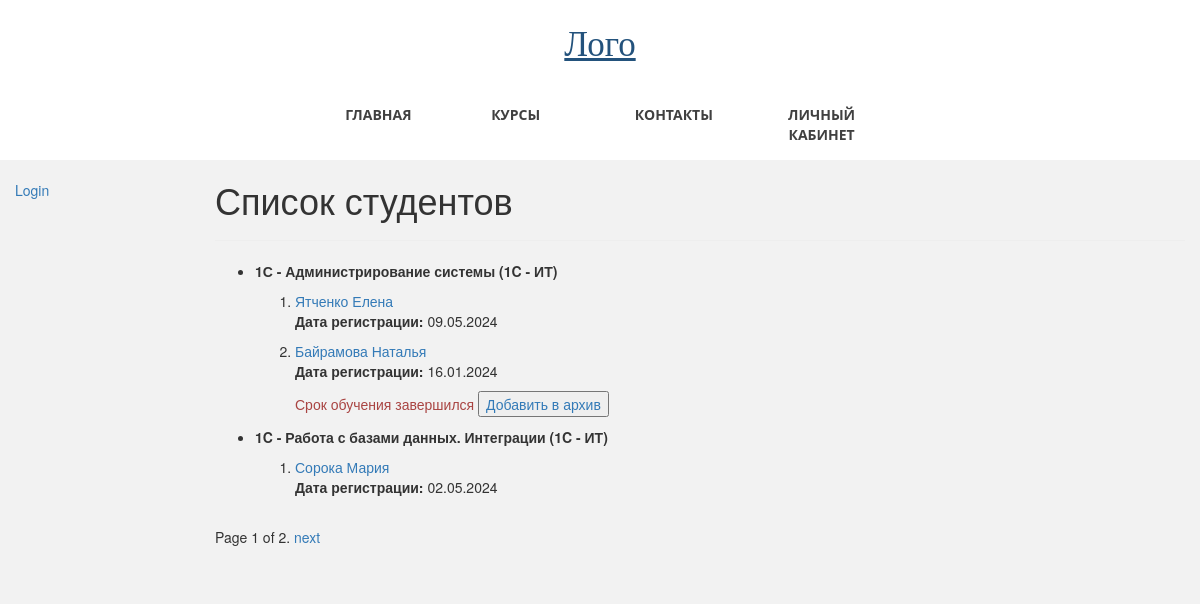
Screenshot of /main/students/a with the database file from the repository.
### students_app/models.py (models this page shows, shortened)
class Course(models.Model):
    name = models.CharField(max_length=200)
    category = models.ForeignKey(
        Category, on_delete=models.SET_NULL, null=True)
    summary = models.TextField(
        max_length=1000, help_text="Краткое описание курса")
    lasting = models.IntegerField(
        default=1, help_text="Продолжительность курса, в месяцах"
    )
    is_selected = models.BooleanField(default=False)
    cost = models.DecimalField(
        max_digits=8, decimal_places=2, help_text="Стоимость в месяц, азн"
    )
    added = models.DateField(auto_now_add=True)
    rating = models.DecimalField(
        max_digits=3, decimal_places=2, blank=True, null=True)
    is_deleted = models.BooleanField(default=False)
    deleted = models.DateField(auto_now=True)
    views_num = models.IntegerField(default=0)
    class Meta:
        ordering = ["-name"]

class Category(models.Model):
    name = models.CharField(
        max_length=100,
        help_text="Категория курса (e.g. 1C - ИТ, 1C - Консалтинг)",
    )
    flag = models.CharField(max_length=10, default="cons")
    class Meta:
        verbose_name = "Category"
        verbose_name_plural = "Categories"
    def __str__(self):
        return self.name

class Student(models.Model):
    related_user = models.ForeignKey(User, on_delete=models.CASCADE)
    name = models.CharField(verbose_name="Имя", max_length=50)
    surname = models.CharField(verbose_name="Фамилия", max_length=100)
    phone = models.CharField(verbose_name="Номер телефона", max_length=50)
    date_of_birth = models.DateField()
    course = models.ForeignKey(Course, on_delete=models.PROTECT)
    @property
    def full_name(self):
        return f"{self.surname} {self.name}"
    STUDENT_STATUS = [
        ("r", "requested"),
        ("a", "approved"),
        ("f", "finished"),
    ]
    status = models.CharField(
        max_length=50,
        choices=STUDENT_STATUS,
        default="r",
        help_text="Статус студента",
    )
    request_date = models.DateField(auto_now_add=True)
    reg_date = models.DateField(blank=True, null=True)
    @property
    def is_finished(self):
        days = self.course.lasting * 30
        if self.reg_date and date.today() > self.reg_date + timedelta(days=days):
            return True
        return False
    marks = models.ManyToManyField(Mark, blank=True)
    is_paid = models.BooleanField(default=False)
    is_deleted = models.BooleanField(default=False)
    deleted = models.DateField(auto_now=True)
    class Meta:
        ordering = ["name"]
    def get_absolute_url(self):
        return reverse("student-detail", args=[str(self.id)])

### students_app/views.py (the view)
# urls.py: path("students/<str:status>", views.students, name="students"),
def students(request, status):
    student_list = Student.objects.filter(status=status, is_deleted=False)
    courses = set([student.course for student in student_list])
    paginator = Paginator(list(courses), 2)  # Show 2 contacts per page.
    page_number = request.GET.get("page")
    page_obj = paginator.get_page(page_number)
    return render(
        request,
        "students_app/students_list.html",
        context={"status": status, "page_obj": page_obj,
                 "student_list": student_list},
    )

### students_app/templates/students_app/students_list.html (shortened to what this page needs)
{% extends "base.html" %}
{% block content %}
<h1>{% if status == 'r' %}Заявки на обучение{% elif status == 'a' %}Список студентов
    {% elif status == 'f' %}Архив студентов{% endif %}</h1>
<hr>
{% if student_list %}
{% for course in page_obj %}
<ul>
    <li>
        <p class="course-name"><strong>{{ course.name }} ({{course.category}})</strong></p>
    </li>
    <ol>
        {% for student in student_list %}
        {% if student.course == course %}
        <li>
            <a href="{{ student.get_absolute_url }}">{{ student.full_name }}</a>
            {% if status == 'a' %}
            <p><strong>Дата регистрации:</strong> {{student.reg_date|date:"d.m.Y"}}</p>{% endif %}
            {% if student.is_finished %}
            <p class="{% if student.is_finished %}text-danger{% endif %}">Срок обучения завершился
                <button type="button"><a href="/">Добавить в архив</a></button>
            </p>{% endif %}
        </li>
        {% endif %}
        {% endfor %}
    </ol>
</ul>
{% endfor %}
{% else %}
<p>{% if status == 'r' %}К сожалению, новых заявок на обучение нет
    {% elif status == 'a' %}Студентов нет
    {% elif status == 'f' %}Архив студентов пуст{% endif %}</p>
{% endif %}
{% endblock %}
{% block pagination %}
<div class="pagination">
    <span class="page-links">
        <span class="page-current">
            Page {{ page_obj.number }} of {{ page_obj.paginator.num_pages }}.
        </span>
        {% if page_obj.has_next %}
        <a href="{{ request.path }}?page={{ page_obj.next_page_number }}">next</a>
        {% endif %}
    </span>
</div>
{% endblock %}

### students_app/static/students_app/css/styles.css (style rules this page uses)
* { box-sizing: border-box; }
body { margin: 0; background: #f2f2f2; }

### rows the page displays
Course: name "1С - Администрирование системы", category "1C - ИТ"
Student: full_name "Ятченко Елена", reg_date "09.05.2024"
Student: full_name "Байрамова Наталья", reg_date "16.01.2024", shows "Срок обучения завершился"
Course: name "1C - Работа с базами данных. Интеграции", category "1C - ИТ"
Student: full_name "Сорока Мария", reg_date "02.05.2024"

### other values shown
{{ page_obj.number }} "1"
{{ page_obj.paginator.num_pages }} "2"
